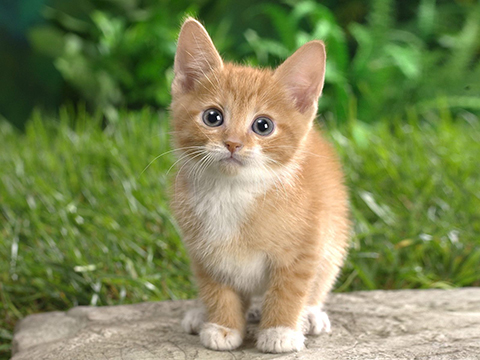
#> input picture 03. 키보드와 마우스 이벤트 처리/cat.jpg, 480 x 360 px
$ python 14.histogram_0.py
#> lines starting #> are read from the running program, lines starting #| are printed output that depends on the picture
import cv2
from matplotlib import pyplot as plt

img = cv2.imread('cat.jpg', cv2.IMREAD_GRAYSCALE)
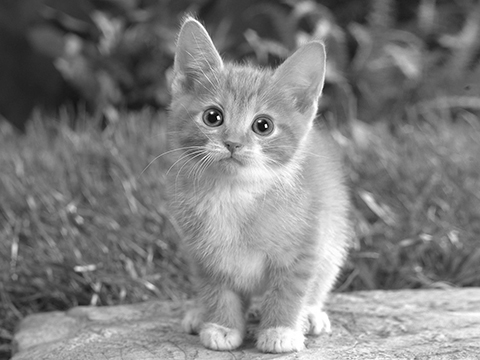
#> img: shape (360, 480); min 0, max 255, mean 127.2

print('img:', img.shape, img.dtype)
#| img: (360, 480) uint8
print('img.ravel()', img.ravel().shape, img.ravel().dtype)
#| img.ravel() (172800,) uint8

# pyplot 을 사용한 히스토그램
plt.hist(img.ravel(), 256, [0,256]) # 256개의 상자, [0,256] 값에 대해서 계산
plt.xlim([0,256])
plt.show()
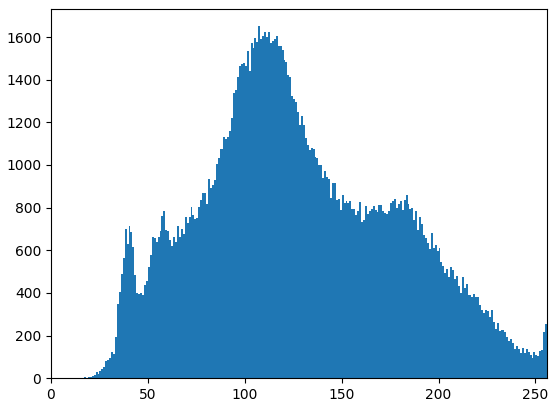
#> figure drawn by matplotlib, 1 panel; tallest bar 1651 high, from x = 107 to 108

# 이미지의 0번째 채널을 256 개 상자를 사용하여 히스토그램 계산
hist = cv2.calcHist([img], [0], None, [256], [0,256])
#> hist = 256 values, max 1651 at index 107, min 0 at index 3, mean 675
print('hist :', hist.shape, hist.dtype)
#| hist : (256, 1) float32
plt.plot(hist)
plt.xlim([0,256])
plt.show()
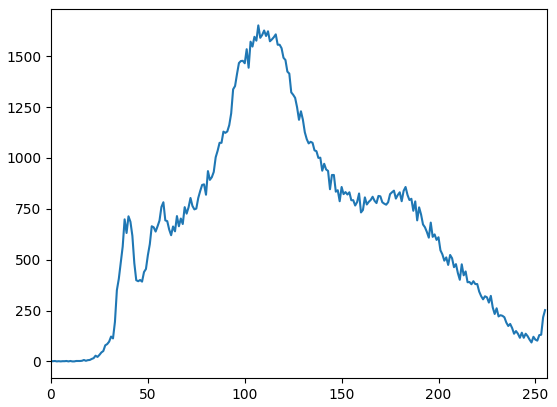
#> figure drawn by matplotlib, 1 panel; curve peaks at x = 107, y = 1651

$ run again, with 03. 키보드와 마우스 이벤트 처리/road.jpg copied over 03. 키보드와 마우스 이벤트 처리/cat.jpg
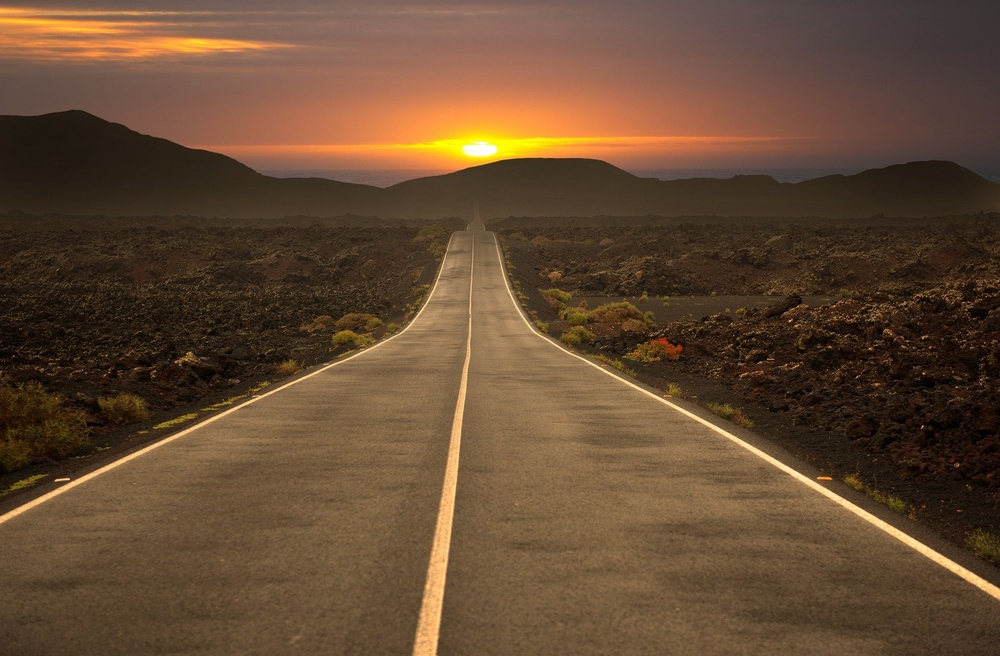
#> input picture 03. 키보드와 마우스 이벤트 처리/road.jpg, 1000 x 656 px, shrunk from 1920 x 1260 before the run
#| img: (656, 1000) uint8
#| img.ravel() (656000,) uint8
#> `plt.show()`:
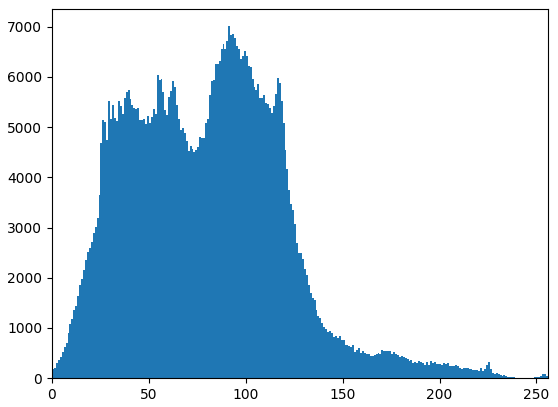
#> figure drawn by matplotlib, 1 panel; tallest bar 7011 high, from x = 91 to 92
#> hist = 256 values, max 7011 at index 91, min 2 at index 245, mean 2562.5
#| hist : (256, 1) float32
#> `plt.show()`:
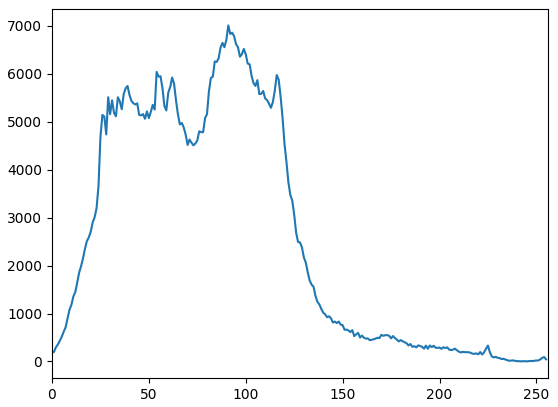
#> figure drawn by matplotlib, 1 panel; curve peaks at x = 91, y = 7011
